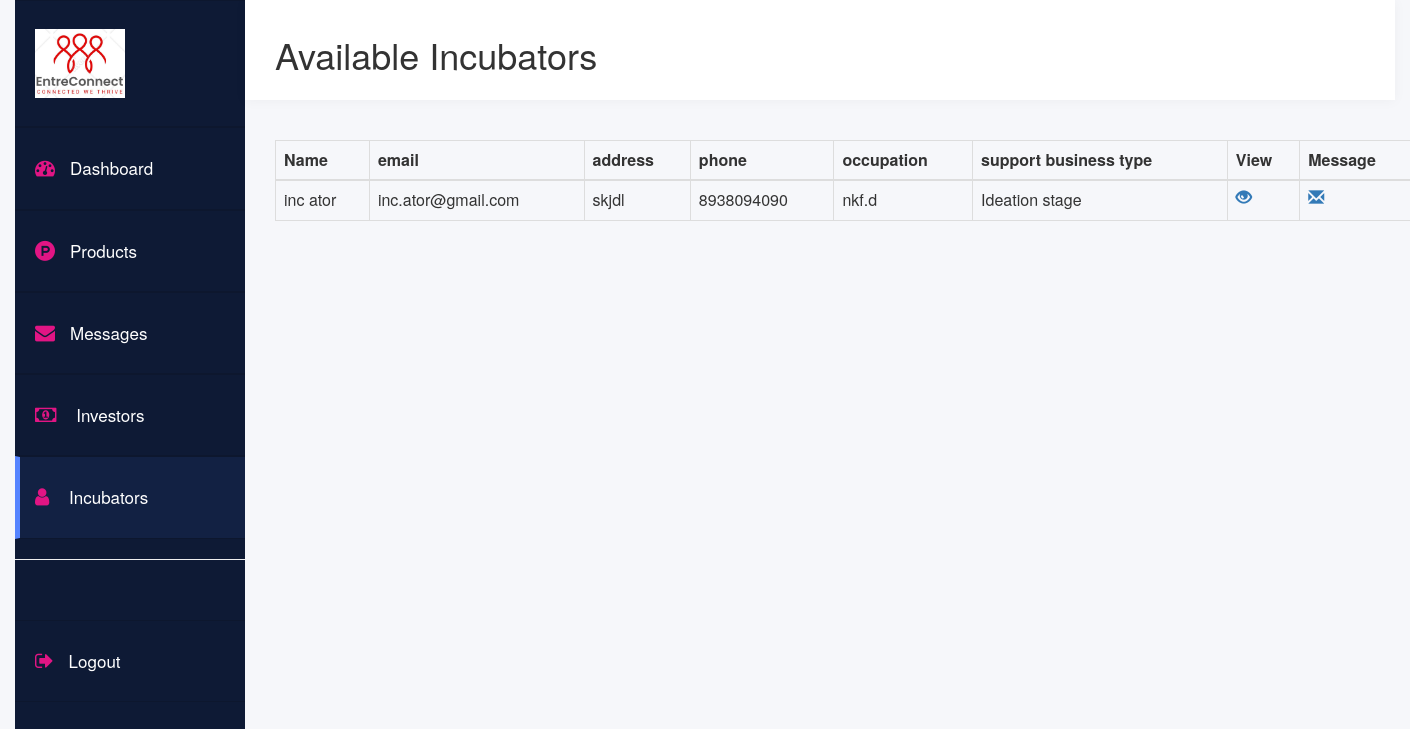
/view/incubators.php, run on the app's committed database.
### tables this page shows
CREATE TABLE `incubator` (
  `incubator_id` int(11) NOT NULL,
  `first_name` varchar(50) NOT NULL,
  `last_name` varchar(50) NOT NULL,
  `email` varchar(100) NOT NULL,
  `address` varchar(100) NOT NULL,
  `phone` varchar(100) NOT NULL,
  `occupation` varchar(100) NOT NULL,
  `business_type` varchar(200) NOT NULL,
  `document` varchar(200) NOT NULL,
  `password` varchar(200) NOT NULL,
  `details` text NOT NULL
);

### database/connection.php (called while the page is built, shortened)
<?php
class Connection{
    public $db = null;
	public $results = null;
	function connection(){
		$this->db = mysqli_connect('sql6.freemysqlhosting.net','sql6481550',"DwzLIGU18M", 'sql6481550');
		return true;
	}
	function query($query){
		$this->results = mysqli_query($this->db, $query);
		return true;
	}
	function fetch($query){
		if($this->query($query)) {
			return mysqli_fetch_all($this->results, MYSQLI_ASSOC);
		}
		return false;
	}
}
?>

### controller/supporter.php (called while the page is built, shortened)
<?php
require('../model/supporter.php');
function selecting_incubators(){
    $investor = new supporter();
    return $investor->select_incubators();
}
?>

### model/supporter.php (called while the page is built, shortened)
<?php
require('../database/connection.php');
class supporter extends Connection{
	function select_incubators(){
		return $this->fetch("select * from incubator");
	}
}
?>

### view/incubators.php (the view, shortened to what this page needs)
<?php
require('../controller/supporter.php');
?>
<link href="css/side.css" rel="stylesheet">
<link href="//maxcdn.bootstrapcdn.com/bootstrap/3.3.0/css/bootstrap.min.css" rel="stylesheet" id="bootstrap-css">
<link href="https://maxcdn.bootstrapcdn.com/font-awesome/4.6.3/css/font-awesome.min.css" rel="stylesheet">
<body class="home">
<div class="container-fluid display-table">
        <div class="row display-table-row">
            <div class="col-md-2 col-sm-1 hidden-xs display-table-cell v-align box" id="navigation">
                <div class="navi">
                    <ul>
                    <a href="../index.php" ><img src="images/logo2.JPG" width="90" alt="logo"></a>
                        <li  ><a href="./businessDashboard.php"><i style="color:#e11584" class="fa fa-dashboard" ></i><span >Dashboard</span></a></li>
                        <li><a href="Businessproduct.php"><i style="color:#e11584"  class="fa fa-product-hunt" aria-hidden="true"></i><span class="hidden-xs hidden-sm">Products</span></a></li>
                        <li><a href="../messaging/chat.php"><i style="color:#e11584"  class="fa fa-envelope" aria-hidden="true"></i><span class="hidden-xs hidden-sm">Messages</span></a></li>
                        <li ><a href="investors.php"><i style="color:#e11584"  class="fa fa-money" aria-hidden="true"></i><span class="hidden-xs hidden-sm"> Investors</span></a></li>
                        <li class="active"><a href="incubators.php"><i style="color:#e11584" class="fa fa-user" aria-hidden="true"></i><span class="hidden-xs hidden-sm"> Incubators</span></a></li>
                       <hr>
                                         <br>
                       <br>
                        <li><a href="../user_login/logout.php"><i style="color:#e11584"  class="fa fa-sign-out" aria-hidden="true"></i><span class="hidden-xs hidden-sm">Logout</span></a></li>
                        <br>
                    </ul>
                </div>
            </div>
            <div class="col-md-10 col-sm-11 display-table-cell v-align">
                <div class="row">
                    <header>
                        <div class="col-md-7">
                            <nav class="navbar-default pull-center">
                                <div class="navbar-header">
                                <h1 >Available Incubators</h1>
                                </div>
                            </nav>
                        </div>
                    </header>
                </div><br><br>
   <div class="container">
<div >
    <div class="card">
        <div class="card-body">
            <table class="table table-bordered table-hover" id="table_id">
                <thead>
                    <tr>
                    <th>Name</th>
							<th>email</th>
							<th>address</th>
							<th>phone</th>
							<th>occupation</th>
							<th>support business type</th>
                                <th>View</th>
                                 <th>Message</th>
                    </tr>
                </thead>
                <tbody>
                <?php
                  $i=1;
                  $Todisplay=selecting_incubators();
            foreach($Todisplay as $investor){
          ?>
        <td><?php echo $investor['first_name']," ", $investor['last_name'] ?> </td>
        <td><?php echo $investor['email'] ?></td>
        <td><?php echo $investor['address'] ?></td>
        <td><?php echo $investor['phone'] ?></td>
        <td><?php echo $investor['occupation'] ?></td>
        <td><?php echo $investor['business_type'] ?></td>
         <td><a href="details.php?email2=<?php echo $investor['email'];?>"><span class="glyphicon glyphicon-eye-open"></span></a> </td>
         <td><a href="../messaging/chat.php?id=<?php echo $investor['incubator_id'];?>"><span class="glyphicon lyphicon glyphicon-envelope"></span></a> </td>
                  <?php  $i=$i+1; } ?>
                </tbody>
            </table>
        </div>
    </div>
</div>
</div>
</div>
    </div>
</body>

### view/css/side.css (style rules this page uses)
a:focus,a:hover,a { outline:none; text-decoration: none; }
li,ul { list-style: none; padding: 0; margin: 0; }
.home { background: #f6f7fa; }
#navigation { background: #0e1a35; }
#navigation { padding: 0; }
.display-table { display: table; padding: 0; height: 100%; width: 100%; }
.display-table-row { display: table-row; height: 100%; }
.display-table-cell { display: table-cell; float: none; height: 100%; }
.v-align { vertical-align: top; }
.navi i { font-size: 20px; }
#navigation { -webkit-transition: all 0.5s ease; -moz-transition: all 0.5s ease; -o-transition: all 0.5s ease; transition: all 0.5s ease; }
header { background: #ffffff none repeat scroll 0 0; box-shadow: 0 1px 12px rgba(0, 0, 0, 0.04); display: inline-block !important; line-height: 23px; padding: 15px; transition: all 0.5s ease 0s; width: 100%; -webkit-transition: all 0.5s ease; -moz-transition: all 0.5s ease; -o-transition: all 0.5s ease; transition: all 0.5s ease; }
.navi a { border-bottom: 1px solid #0d172e; border-top: 1px solid #0d172e; color: #ffffff; display: block; font-size: 17px; font-weight: 500; padding: 28px 20px; text-decoration: none; }
.navi i { margin-right: 15px; color: #5584ff; }
.navi .active a { background: #122143; border-left: 5px solid #5584ff; padding-left: 15px; }
.navbar-default { background-color: #ffffff; border-color: #ffffff; }
.hidden-xs { -webkit-transition: all 0.5s ease; -moz-transition: all 0.5s ease; -o-transition: all 0.5s ease; transition: all 0.5s ease; }

### data on the page
incubator: first_name "inc", last_name "ator", email "inc.ator@gmail.com", address "skjdl", phone "8938094090", occupation "nkf.d", business_type "Ideation stage"
